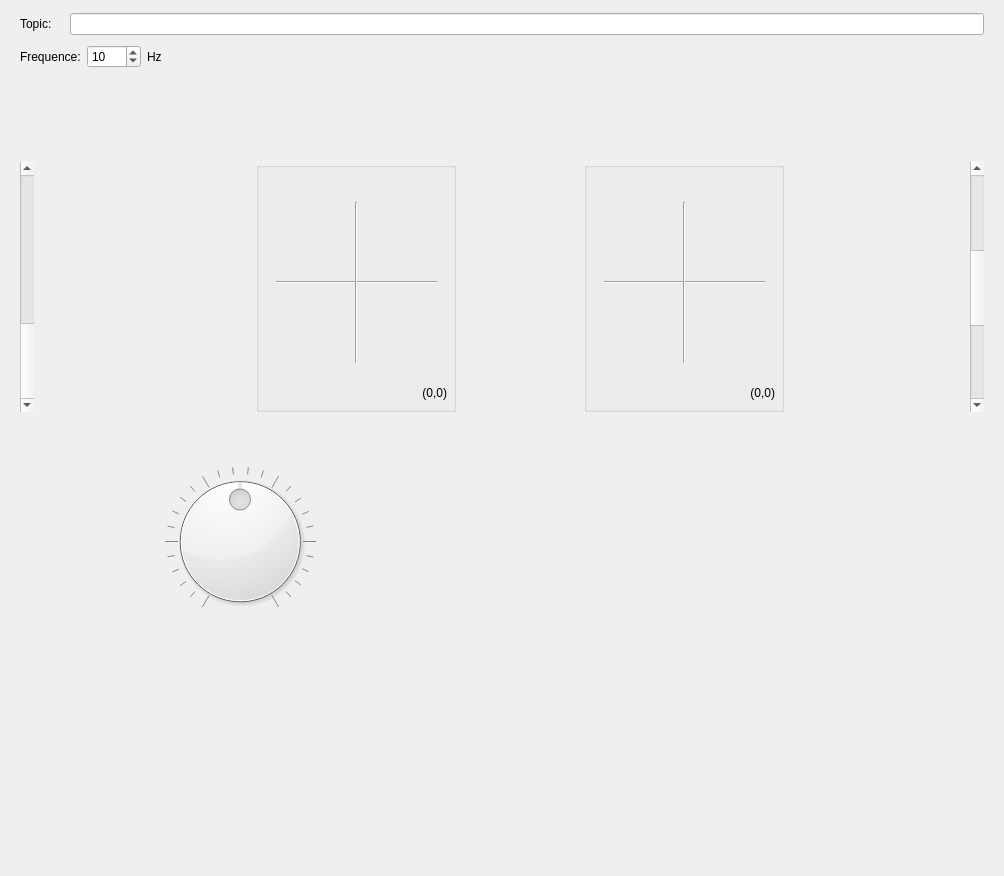
<?xml version="1.0" encoding="UTF-8"?>
<ui version="4.0">
    <class>Form</class>
    <widget class="QWidget" name="Form">
        <property name="geometry">
            <rect>
                <x>0</x>
                <y>0</y>
                <width>1004</width>
                <height>876</height>
            </rect>
        </property>
        <property name="focusPolicy">
            <enum>Qt::StrongFocus</enum>
        </property>
        <property name="windowTitle">
            <string>Virtual Joystick</string>
        </property>
        <layout class="QVBoxLayout" name="verticalLayout">
            <item>
                <widget class="QWidget" name="topicWidget" native="true">
                    <property name="sizePolicy">
                        <sizepolicy hsizetype="Preferred" vsizetype="Fixed">
                            <horstretch>0</horstretch>
                            <verstretch>0</verstretch>
                        </sizepolicy>
                    </property>
                    <layout class="QHBoxLayout" name="horizontalLayout">
                        <property name="spacing">
                            <number>0</number>
                        </property>
                        <property name="topMargin">
                            <number>2</number>
                        </property>
                        <property name="bottomMargin">
                            <number>2</number>
                        </property>
                        <item>
                            <widget class="QLabel" name="label_2">
                                <property name="sizePolicy">
                                    <sizepolicy hsizetype="Fixed" vsizetype="Preferred">
                                        <horstretch>0</horstretch>
                                        <verstretch>0</verstretch>
                                    </sizepolicy>
                                </property>
                                <property name="minimumSize">
                                    <size>
                                        <width>50</width>
                                        <height>0</height>
                                    </size>
                                </property>
                                <property name="text">
                                    <string>Topic:</string>
                                </property>
                                <property name="alignment">
                                    <set>Qt::AlignLeading|Qt::AlignLeft|Qt::AlignVCenter</set>
                                </property>
                            </widget>
                        </item>
                        <item>
                            <widget class="QLineEdit" name="topicLineEdit">
                                <property name="sizePolicy">
                                    <sizepolicy hsizetype="Minimum" vsizetype="Fixed">
                                        <horstretch>0</horstretch>
                                        <verstretch>0</verstretch>
                                    </sizepolicy>
                                </property>
                                <property name="minimumSize">
                                    <size>
                                        <width>160</width>
                                        <height>0</height>
                                    </size>
                                </property>
                                <property name="placeholderText">
                                    <string/>
                                </property>
                                <property name="clearButtonEnabled">
                                    <bool>false</bool>
                                </property>
                            </widget>
                        </item>
                    </layout>
                </widget>
            </item>
            <item>
                <widget class="QWidget" name="publishWidget" native="true">
                    <property name="sizePolicy">
                        <sizepolicy hsizetype="Preferred" vsizetype="Fixed">
                            <horstretch>0</horstretch>
                            <verstretch>0</verstretch>
                        </sizepolicy>
                    </property>
                    <property name="minimumSize">
                        <size>
                            <width>0</width>
                            <height>0</height>
                        </size>
                    </property>
                    <layout class="QHBoxLayout" name="horizontalLayout_2">
                        <property name="topMargin">
                            <number>2</number>
                        </property>
                        <property name="bottomMargin">
                            <number>2</number>
                        </property>
                        <item>
                            <widget class="QLabel" name="label_3">
                                <property name="text">
                                    <string>Frequence:</string>
                                </property>
                            </widget>
                        </item>
                        <item>
                            <widget class="QSpinBox" name="rateSpinBox">
                                <property name="sizePolicy">
                                    <sizepolicy hsizetype="Fixed" vsizetype="Fixed">
                                        <horstretch>0</horstretch>
                                        <verstretch>0</verstretch>
                                    </sizepolicy>
                                </property>
                                <property name="minimum">
                                    <number>1</number>
                                </property>
                                <property name="maximum">
                                    <number>1000</number>
                                </property>
                                <property name="value">
                                    <number>10</number>
                                </property>
                            </widget>
                        </item>
                        <item>
                            <widget class="QLabel" name="label">
                                <property name="sizePolicy">
                                    <sizepolicy hsizetype="Fixed" vsizetype="Minimum">
                                        <horstretch>0</horstretch>
                                        <verstretch>0</verstretch>
                                    </sizepolicy>
                                </property>
                                <property name="minimumSize">
                                    <size>
                                        <width>10</width>
                                        <height>0</height>
                                    </size>
                                </property>
                                <property name="text">
                                    <string>Hz</string>
                                </property>
                                <property name="alignment">
                                    <set>Qt::AlignLeading|Qt::AlignLeft|Qt::AlignVCenter</set>
                                </property>
                            </widget>
                        </item>
                        <item>
                            <spacer name="horizontalSpacer_3">
                                <property name="orientation">
                                    <enum>Qt::Horizontal</enum>
                                </property>
                                <property name="sizeHint" stdset="0">
                                    <size>
                                        <width>40</width>
                                        <height>5</height>
                                    </size>
                                </property>
                            </spacer>
                        </item>
                    </layout>
                </widget>
            </item>
            <item>
                <widget class="QWidget" name="controlWidget" native="true">
                    <layout class="QGridLayout" name="gridLayout">
                        <item row="1" column="5">
                            <spacer name="horizontalSpacer_4">
                                <property name="orientation">
                                    <enum>Qt::Horizontal</enum>
                                </property>
                                <property name="sizeHint" stdset="0">
                                    <size>
                                        <width>188</width>
                                        <height>18</height>
                                    </size>
                                </property>
                            </spacer>
                        </item>
                        <item row="1" column="6">
                            <widget class="QScrollBar" name="right_switch">
                                <property name="singleStep">
                                    <number>50</number>
                                </property>
                                <property name="pageStep">
                                    <number>50</number>
                                </property>
                                <property name="value">
                                    <number>50</number>
                                </property>
                                <property name="orientation">
                                    <enum>Qt::Vertical</enum>
                                </property>
                            </widget>
                        </item>
                        <item row="2" column="2">
                            <spacer name="verticalSpacer_5">
                                <property name="orientation">
                                    <enum>Qt::Vertical</enum>
                                </property>
                                <property name="sizeHint" stdset="0">
                                    <size>
                                        <width>28</width>
                                        <height>20</height>
                                    </size>
                                </property>
                            </spacer>
                        </item>
                        <item row="1" column="2">
                            <widget class="QGroupBox" name="Test">
                                <property name="sizePolicy">
                                    <sizepolicy hsizetype="Fixed" vsizetype="Fixed">
                                        <horstretch>0</horstretch>
                                        <verstretch>0</verstretch>
                                    </sizepolicy>
                                </property>
                                <property name="minimumSize">
                                    <size>
                                        <width>200</width>
                                        <height>250</height>
                                    </size>
                                </property>
                                <property name="title">
                                    <string/>
                                </property>
                                <property name="flat">
                                    <bool>false</bool>
                                </property>
                                <property name="checkable">
                                    <bool>false</bool>
                                </property>
                                <widget class="QLabel" name="joyPosLabel">
                                    <property name="geometry">
                                        <rect>
                                            <x>110</x>
                                            <y>220</y>
                                            <width>81</width>
                                            <height>21</height>
                                        </rect>
                                    </property>
                                    <property name="text">
                                        <string>(0,0)</string>
                                    </property>
                                    <property name="textFormat">
                                        <enum>Qt::PlainText</enum>
                                    </property>
                                    <property name="alignment">
                                        <set>Qt::AlignRight|Qt::AlignTrailing|Qt::AlignVCenter</set>
                                    </property>
                                </widget>
                                <widget class="Line" name="line">
                                    <property name="geometry">
                                        <rect>
                                            <x>20</x>
                                            <y>110</y>
                                            <width>161</width>
                                            <height>21</height>
                                        </rect>
                                    </property>
                                    <property name="orientation">
                                        <enum>Qt::Horizontal</enum>
                                    </property>
                                </widget>
                                <widget class="Line" name="line_2">
                                    <property name="geometry">
                                        <rect>
                                            <x>90</x>
                                            <y>40</y>
                                            <width>21</width>
                                            <height>161</height>
                                        </rect>
                                    </property>
                                    <property name="orientation">
                                        <enum>Qt::Vertical</enum>
                                    </property>
                                </widget>
                                <widget class="QWidget" name="joy" native="true">
                                    <property name="geometry">
                                        <rect>
                                            <x>0</x>
                                            <y>20</y>
                                            <width>201</width>
                                            <height>201</height>
                                        </rect>
                                    </property>
                                    <property name="mouseTracking">
                                        <bool>false</bool>
                                    </property>
                                    <layout class="QGridLayout" name="gridLayout_2"/>
                                </widget>
                            </widget>
                        </item>
                        <item row="1" column="1">
                            <spacer name="horizontalSpacer">
                                <property name="orientation">
                                    <enum>Qt::Horizontal</enum>
                                </property>
                                <property name="sizeHint" stdset="0">
                                    <size>
                                        <width>224</width>
                                        <height>20</height>
                                    </size>
                                </property>
                            </spacer>
                        </item>
                        <item row="0" column="4">
                            <spacer name="verticalSpacer_2">
                                <property name="orientation">
                                    <enum>Qt::Vertical</enum>
                                </property>
                                <property name="sizeHint" stdset="0">
                                    <size>
                                        <width>20</width>
                                        <height>71</height>
                                    </size>
                                </property>
                            </spacer>
                        </item>
                        <item row="2" column="4">
                            <spacer name="verticalSpacer_6">
                                <property name="orientation">
                                    <enum>Qt::Vertical</enum>
                                </property>
                                <property name="sizeHint" stdset="0">
                                    <size>
                                        <width>38</width>
                                        <height>20</height>
                                    </size>
                                </property>
                            </spacer>
                        </item>
                        <item row="1" column="4">
                            <widget class="QGroupBox" name="Test_3">
                                <property name="sizePolicy">
                                    <sizepolicy hsizetype="Fixed" vsizetype="Fixed">
                                        <horstretch>0</horstretch>
                                        <verstretch>0</verstretch>
                                    </sizepolicy>
                                </property>
                                <property name="minimumSize">
                                    <size>
                                        <width>200</width>
                                        <height>250</height>
                                    </size>
                                </property>
                                <property name="title">
                                    <string/>
                                </property>
                                <property name="flat">
                                    <bool>false</bool>
                                </property>
                                <property name="checkable">
                                    <bool>false</bool>
                                </property>
                                <widget class="QLabel" name="joyPosLabel_3">
                                    <property name="geometry">
                                        <rect>
                                            <x>110</x>
                                            <y>220</y>
                                            <width>81</width>
                                            <height>21</height>
                                        </rect>
                                    </property>
                                    <property name="text">
                                        <string>(0,0)</string>
                                    </property>
                                    <property name="textFormat">
                                        <enum>Qt::PlainText</enum>
                                    </property>
                                    <property name="alignment">
                                        <set>Qt::AlignRight|Qt::AlignTrailing|Qt::AlignVCenter</set>
                                    </property>
                                </widget>
                                <widget class="Line" name="line_5">
                                    <property name="geometry">
                                        <rect>
                                            <x>20</x>
                                            <y>110</y>
                                            <width>161</width>
                                            <height>21</height>
                                        </rect>
                                    </property>
                                    <property name="orientation">
                                        <enum>Qt::Horizontal</enum>
                                    </property>
                                </widget>
                                <widget class="Line" name="line_6">
                                    <property name="geometry">
                                        <rect>
                                            <x>90</x>
                                            <y>40</y>
                                            <width>21</width>
                                            <height>161</height>
                                        </rect>
                                    </property>
                                    <property name="orientation">
                                        <enum>Qt::Vertical</enum>
                                    </property>
                                </widget>
                                <widget class="QWidget" name="joy_3" native="true">
                                    <property name="geometry">
                                        <rect>
                                            <x>-1</x>
                                            <y>19</y>
                                            <width>201</width>
                                            <height>201</height>
                                        </rect>
                                    </property>
                                    <property name="mouseTracking">
                                        <bool>false</bool>
                                    </property>
                                </widget>
                            </widget>
                        </item>
                        <item row="1" column="0">
                            <widget class="QScrollBar" name="left_switch">
                                <property name="singleStep">
                                    <number>50</number>
                                </property>
                                <property name="pageStep">
                                    <number>50</number>
                                </property>
                                <property name="value">
                                    <number>99</number>
                                </property>
                                <property name="orientation">
                                    <enum>Qt::Vertical</enum>
                                </property>
                            </widget>
                        </item>
                        <item row="1" column="3">
                            <spacer name="horizontalSpacer_2">
                                <property name="orientation">
                                    <enum>Qt::Horizontal</enum>
                                </property>
                                <property name="sizeHint" stdset="0">
                                    <size>
                                        <width>131</width>
                                        <height>20</height>
                                    </size>
                                </property>
                            </spacer>
                        </item>
                        <item row="0" column="1">
                            <widget class="QWidget" name="widget_2" native="true"/>
                        </item>
                        <item row="0" column="2">
                            <spacer name="verticalSpacer">
                                <property name="orientation">
                                    <enum>Qt::Vertical</enum>
                                </property>
                                <property name="sizeHint" stdset="0">
                                    <size>
                                        <width>28</width>
                                        <height>71</height>
                                    </size>
                                </property>
                            </spacer>
                        </item>
                        <item row="3" column="1" colspan="5">
                            <widget class="QWidget" name="widget" native="true">
                                <layout class="QGridLayout" name="gridLayout_6">
                                    <item row="1" column="2">
                                        <spacer name="horizontalSpacer_6">
                                            <property name="orientation">
                                                <enum>Qt::Horizontal</enum>
                                            </property>
                                            <property name="sizeHint" stdset="0">
                                                <size>
                                                    <width>381</width>
                                                    <height>18</height>
                                                </size>
                                            </property>
                                        </spacer>
                                    </item>
                                    <item row="2" column="1">
                                        <spacer name="verticalSpacer_4">
                                            <property name="orientation">
                                                <enum>Qt::Vertical</enum>
                                            </property>
                                            <property name="sizeHint" stdset="0">
                                                <size>
                                                    <width>20</width>
                                                    <height>124</height>
                                                </size>
                                            </property>
                                        </spacer>
                                    </item>
                                    <item row="0" column="0">
                                        <widget class="QDial" name="wheel">
                                            <property name="maximum">
                                                <number>100</number>
                                            </property>
                                            <property name="value">
                                                <number>50</number>
                                            </property>
                                            <property name="notchTarget">
                                                <double>3.700000000000000</double>
                                            </property>
                                            <property name="notchesVisible">
                                                <bool>true</bool>
                                            </property>
                                        </widget>
                                    </item>
                                    <item row="1" column="0">
                                        <spacer name="horizontalSpacer_5">
                                            <property name="orientation">
                                                <enum>Qt::Horizontal</enum>
                                            </property>
                                            <property name="sizeHint" stdset="0">
                                                <size>
                                                    <width>401</width>
                                                    <height>13</height>
                                                </size>
                                            </property>
                                        </spacer>
                                    </item>
                                    <item row="0" column="1">
                                        <spacer name="verticalSpacer_3">
                                            <property name="orientation">
                                                <enum>Qt::Vertical</enum>
                                            </property>
                                            <property name="sizeHint" stdset="0">
                                                <size>
                                                    <width>20</width>
                                                    <height>124</height>
                                                </size>
                                            </property>
                                        </spacer>
                                    </item>
                                    <item row="1" column="1">
                                        <widget class="QWidget" name="slipButton" native="true">
                                            <property name="minimumSize">
                                                <size>
                                                    <width>150</width>
                                                    <height>100</height>
                                                </size>
                                            </property>
                                            <layout class="QGridLayout" name="gridLayout_5"/>
                                        </widget>
                                    </item>
                                    <item row="0" column="2">
                                        <widget class="QWidget" name="widget_3" native="true">
                                            <layout class="QVBoxLayout" name="verticalLayout_2">
                                                <item>
                                                    <spacer name="verticalSpacer_7">
                                                        <property name="orientation">
                                                            <enum>Qt::Vertical</enum>
                                                        </property>
                                                        <property name="sizeHint" stdset="0">
                                                            <size>
                                                                <width>20</width>
                                                                <height>67</height>
                                                            </size>
                                                        </property>
                                                    </spacer>
                                                </item>
                                                <item>
                                                    <widget class="QWidget" name="key_widget" native="true">
                                                        <property name="minimumSize">
                                                            <size>
                                                                <width>40</width>
                                                                <height>30</height>
                                                            </size>
                                                        </property>
                                                    </widget>
                                                </item>
                                                <item>
                                                    <widget class="QWidget" name="mouse_widget" native="true">
                                                        <property name="minimumSize">
                                                            <size>
                                                                <width>40</width>
                                                                <height>30</height>
                                                            </size>
                                                        </property>
                                                    </widget>
                                                </item>
                                            </layout>
                                        </widget>
                                    </item>
                                </layout>
                            </widget>
                        </item>
                    </layout>
                </widget>
            </item>
        </layout>
    </widget>
    <resources/>
    <connections/>
</ui>
